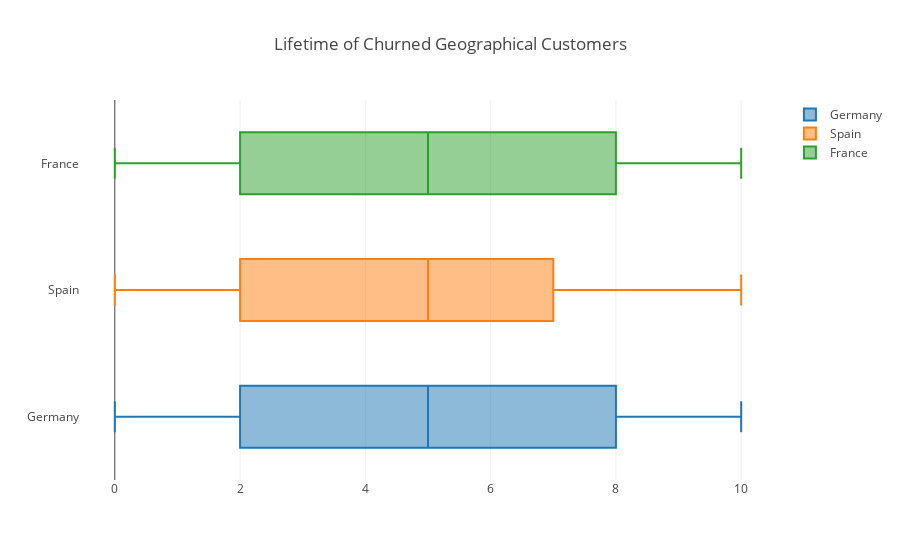

Notebook code cell kept with this figure:
### Markdown cell above
**1.5 Geographical Tenure stats for Churned customers**

### Code cell
enable_plotly_in_cell()
#import plotly.graph_objs as go
#from plotly.offline import iplot

group_1=go.Box(
    x=churned_germany_users['Tenure'], name="Germany")
group_2 = go.Box(
    x=churned_spain_users['Tenure'],
    name="Spain")
group_3 = go.Box(
    x=churned_france_users['Tenure'],
    name="France")

info = [group_1, group_2,group_3 ]
title = "Lifetime of Churned Geographical Customers"
iplot({
            "data": info, 
            "layout": {
                "title": title
            }
     })

### Figure 1 — Plotly figure (JSON) as saved in the notebook; plotly's stock layout.template omitted (floating-point values rounded to 4 significant figures; data arrays with more than 128 entries replaced by an {"elided": "..."} marker saying what was removed)
{"data": [{"x": {"elided": "814 int values"}, "type": "box", "name": "Germany", "uid": "67a76aca-1f84-4fef-a955-8035723bf26b"}, {"x": {"elided": "413 int values"}, "type": "box", "name": "Spain", "uid": "5d6fb157-ef90-457c-a6ac-46fa36f3b455"}, {"x": {"elided": "810 int values"}, "type": "box", "name": "France", "uid": "e30ee7cb-842e-4acf-9e0c-1f87c04917f1"}], "layout": {"title": {"text": "Lifetime of Churned Geographical Customers"}}}
